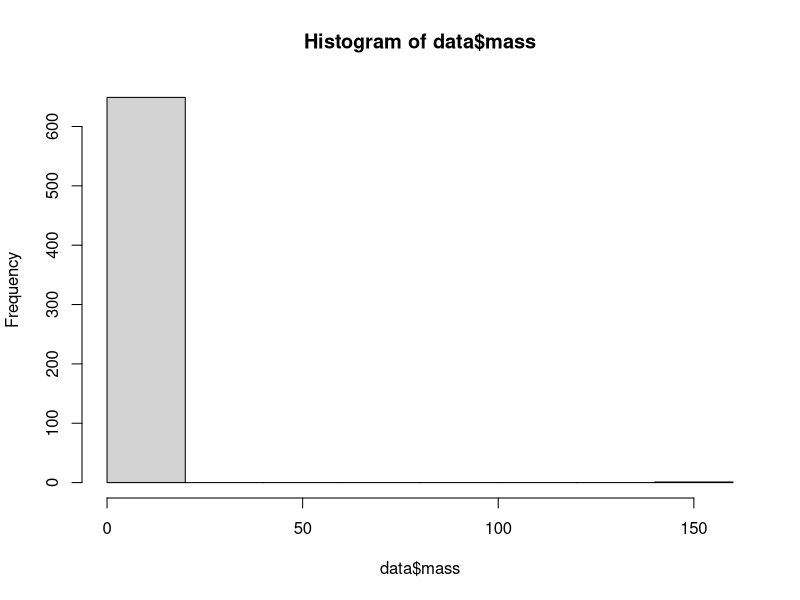
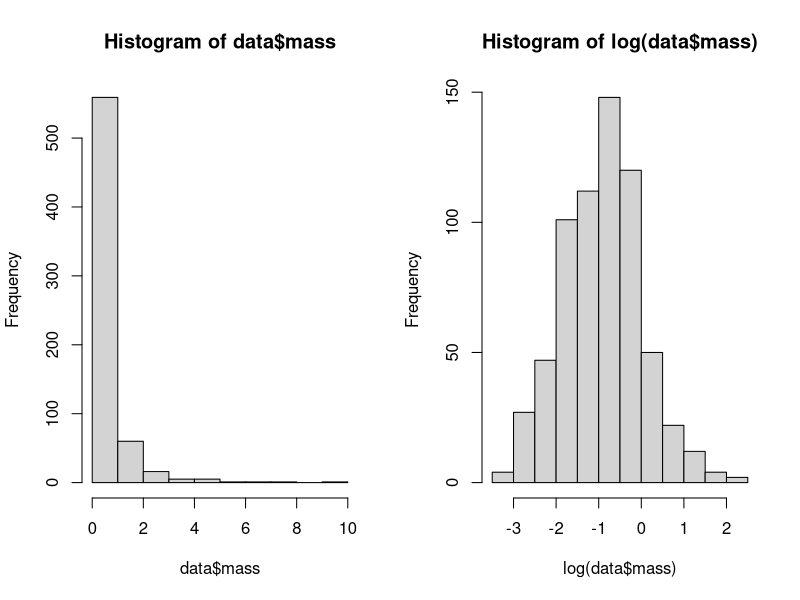
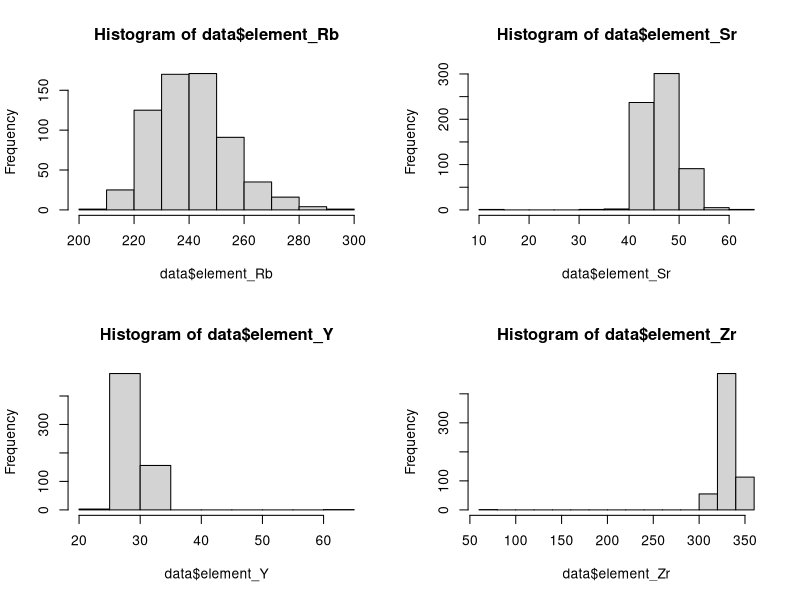
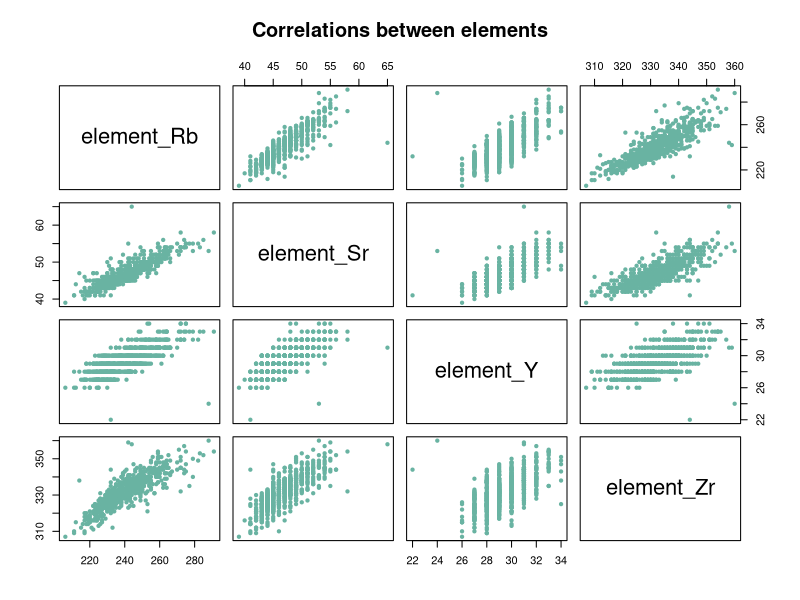

Reproduce these figures in R, in order. (Note: this script raises an error after producing the figures.)
## ---- chunk 1
library(glmnet)
library(MASS)
library(nlme)
## ---- chunk 2
data <- read.table("data/obsidian_data.txt", header = TRUE, sep = ",")
summary(data)
## ---- chunk 3
data[which(data$ID == "288275.002bh"), ]
data <- data[-33,]
## ---- chunk 4
hist(data$mass)
data[which(data$mass >= 10), ]
data <- data[-464,]
## ---- chunk 5
par(mfrow=c(1,2))
hist(data$mass)
hist(log(data$mass))

data$mass <- log(data$mass)
## ---- chunk 6
blade_type = c(
  "Blade", 
  "Distal end of prismatic blade?",
  "Blades",
  "Retouched blades",
  "Retouched Blade",
  "blade",
  "Retouched Blades"
)
flake_type = c(
  "Flake (listed as)",
  "flake",
  "Flake",
  "Used flake",
  "Flakes"
)
core_type = c(
  "Core fragment?",
  "Core fragment",
  "Fragment (from core?)",
  "Core",
  "Cores and frags",
  "core",
  "Cores and fragments",
  "Core/Fragment"
)

blade_data = data[which(data$type %in% blade_type),]
flake_data = data[which(data$type %in% flake_type),]
core_data = data[which(data$type %in% core_type),]

blade_data$type = "Blade"
flake_data$type = "Flake"
core_data$type = "Core"

data = rbind(blade_data, flake_data, core_data)
## ---- chunk 7
data <- data[-which(data$site == "Ali Kosh/Chaga Sefid" | data$site == "Hulailan Tepe Guran"), ]
## ---- chunk 8
par(mfrow=c(2,2))
hist(data$element_Rb)
hist(data$element_Sr)
hist(data$element_Y)
hist(data$element_Zr)
## ---- chunk 9
data[which(data$element_Zr<100 | data$element_Y>50 | data$element_Sr<20), ]
data <- data[-which(data$element_Zr<100 | data$element_Y>50 | data$element_Sr<20), ]
## ---- chunk 10
data <- data[complete.cases(data[, c('mass', 'type')]), ]
## ---- chunk 11
cat_covs = 3:4
cts_covs = 5:8

for (i in cat_covs) {
  data[, i] = as.factor(data[, i])
}

summary(data)
## ---- chunk 12
cor(data[, cts_covs])
plot(data[, cts_covs], pch=20 , cex=1.0 , col="#69b3a2", main="Correlations between elements")

# condition number
cts_matrix = data.matrix(data[,cts_covs])
eigenvals = eigen(t(cts_matrix) %*% cts_matrix)
sqrt(eigenvals$val[1]/eigenvals$val)
## ---- chunk 13
# R-squared onto covariates
r_squared = rep(0,length(cts_covs))
for (i in 1:length(cts_covs)) {
  formula_string = paste(colnames(data)[cts_covs[i]], "~", paste(colnames(data)[cts_covs][-i], collapse="+"))
  model = lm(formula = formula_string, data=data)
  r_squared[i] = summary(model)$r.squared
}
r_squared
## ---- chunk 14
set.seed(2)

train_idx = sample(1:(dim(data)[1]), size=0.7*dim(data)[1])
train = data[train_idx,]
not_train = data[-train_idx,]
validate_idx = sample(1:(dim(not_train)[1]), size=0.5*dim(not_train)[1])
val = not_train[-validate_idx, ]
test = not_train[validate_idx,]
## ---- chunk 15
model0 = lm(formula = mass ~ element_Sr + element_Y + element_Rb + element_Zr + type + site, data=train)
anova(model0)

model0 = lm(formula = mass ~ element_Sr + element_Y + element_Rb + element_Zr + site + type, data=train)
anova(model0)
summary(model0)
## ---- chunk 16
plot_diagnostics <- function(model, data, dim_fig) {
  covs = attr(model$terms , "term.labels")
  par(mfrow=dim_fig)
  for (i in 1:length(covs)) {
    plot.default(data[, covs[i]], 
                 model$residuals, 
                 main=paste(covs[i], "vs. Residuals"), 
                 xlab=covs[i],
                 type="p")
  }
}

plot_model <- function(model) {
  par(mfrow=c(2,2))
  plot(model)
}
## ---- chunk 17
plot_diagnostics(model0, train, c(6,2))
## ---- chunk 18
par(mfrow=c(2,2))
plot(model0)
## ---- chunk 19
# leverage
X = model.matrix(model0)
lev = diag(X%*%solve(t(X)%*%X,t(X)))

par(mfrow=c(3,1))
plot(model0$fit, model0$residuals, cex=10*lev,
     xlab="Fitted values",
     ylab="Residuals",
     main="Residuals plot with leverage scores")
plot(train[,"element_Sr"], model0$residuals, cex=10*lev,
     xlab="element_Sr",
     ylab="Residuals")
plot(train[,"element_Y"], model0$residuals, cex=10*lev,
     xlab="element_Y",
     ylab="Residuals")

i1 = which.max(train[, "element_Sr"])
## ---- chunk 20
# outliers

n=dim(train)[1]
df=summary(model0)$df[1]
print(paste0('Max studentized residual: ',max(abs(studres(model0)))))
tval = qt(1-0.05/2/n,df)
print(paste0('Bonferroni-adjusted threshold: ',tval))
## ---- chunk 21
model0_without_i1 = lm(formula = mass ~ element_Sr + element_Y + element_Rb + element_Zr + type + site, data=train[-i1,])

plot(model0$fitted.values[-i1], model0_without_i1$fitted.values,
     xlab="Fitted values w/ point",
     ylab="Fitted values w/o point",
     main="Model with point vs. Model without point")
abline(0,1, col=2)
legend("topleft", c("Identity line"), col=2, lty=1)
cor(model0$fitted.values[-i1], model0_without_i1$fitted.values)
## ---- chunk 22
step(lm(mass ~ 1, data=train), direction='forward', scope=formula(model0), trace=0, k=log(dim(train)[1]))
## ---- chunk 23
Rsq_changes = rep(summary(model0)$r.squared, length(cts_covs))

for (i in 1:length(cts_covs)) {
  formula_string = paste("mass ~ type + site + ", colnames(train)[cts_covs[i]])
  model = lm(formula = formula_string, data=train)
  Rsq_changes[i] = Rsq_changes[i] - summary(model)$r.squared
}

Rsq_changes
## ---- chunk 24
model1 = lm(mass ~ type + site + element_Rb, data=train)
summary(model1)
plot_diagnostics(model1, train, c(3,1))
plot_model(model1)
## ---- chunk 25
mc_validation = function(trials, ratio, formula, data) {
  n = dim(data)[1]
  error = rep(0, trials)
  for (i in 1:trials) {
    
    training_idx = sample(1:n, size = round(ratio * n), replace = FALSE)
    training = data[training_idx, ]
    validation = data[-training_idx, ]
    
    model = lm(formula = formula, data=training)
    predictions = predict(model, validation)
    error[i] = sum((validation[, "mass"] - predictions)^2) / dim(validation)[1]
  } 
  
  return(sum(error) / trials)
}

paste("Validation Error (big model):", mc_validation(500, 0.8, formula(model0), train))
paste("Validation Error (small model):", mc_validation(500, 0.8, formula(model1), train))
## ---- chunk 26
bootstrap = function(trials, data, formula, coef) {
  n = dim(data)[1]
  beta_boot = rep(0, trials)
  SEbeta_boot = rep(0, trials)
  for (i in 1:trials){
    boot_sample = sample(n, n, replace=TRUE)
    model_boot = lm(formula=formula, data=data[boot_sample,])
    beta_boot[i] = model_boot$coefficients[coef]
    SEbeta_boot[i] = summary(model_boot)$coefficients[coef,2]
  }
  
  return(list("boot"=beta_boot, "SEboot"=SEbeta_boot))
}

hist_bootstrap = function(trials, data, model, fig_dim) {
  model_coefs = rownames(coef(summary(model)))[-1]
  
  par(mfrow=fig_dim, mar=c(1,1,3,1))
  for (i in 1:length(model_coefs)) {
    boot = bootstrap(trials, data, formula(model), model_coefs[i])
    hist(boot$boot, main = paste("Empirical SE(", model_coefs[i], "): ", round(sd(boot$boot), 3)))
    hist(boot$SEboot, main=paste("Mean Theo SE(", model_coefs[i], "):", round(mean(boot$SEboot), 3)))
  }
}

hist_bootstrap(100, train, model0, c(7,2))
hist_bootstrap(100, train, model1, c(4,2))
## ---- chunk 27
predictions = predict(model1, test)
error = sum(predictions - test$mass)^2 / dim(test)[1]

cis = predict(model1, test, interval = "predict", level = 0.95)
upper = cis[, 2]
lower = cis[, 3]
plot(predictions, test$mass, ylab="True Value", xlab="Prediction", main="Model Prediction Accuracy")
abline(0,1, col=8)
polygon(x= predictions, y = upper, col = "blue",border = NA)
polygon(x= predictions, y = lower, col = "blue", border = NA)
legend("topright", c("95% prediction interval"), lty=1, col="blue")
## ---- chunk 28
# leverage
X = model.matrix(model1)
lev = diag(X%*%solve(t(X)%*%X,t(X)))

par(mfrow=c(3,1))
plot(model1$fit, model1$residuals, cex=10*lev)
plot(train[,"element_Sr"], model1$residuals, cex=10*lev)
plot(train[,"element_Y"], model1$residuals, cex=10*lev)
## ---- chunk 29
# outliers
n=dim(train)[1]
df=summary(model1)$df[1]
print(paste0('Max studentized residual: ',max(abs(studres(model1)))))
tval = qt(1-0.05/2/n,df)
print(paste0('Bonferroni-adjusted threshold: ',tval))

par(mfrow=c(1,2))
plot(model1$fitted.values, model1$residuals,col="white")
text(model1$fitted.values, model1$residuals, as.character(1:dim(train)[1]))
plot(train[, "element_Rb"], model1$residuals, col="white")
text(train[, "element_Rb"], model1$residuals, as.character(1:dim(train)[1]))

## ---- chunk 30
remove_idx = c(193, 433)
model_temp = lm(formula = mass ~ element_Rb + type + site, data=train[-remove_idx,])

summary(model_temp)
## ---- chunk 31
plot(model1$fitted.values[-remove_idx], model_temp$fitted.values)
abline(0,1, col=2)
cor(model1$fitted.values[-remove_idx], model_temp$fitted.values)
## ---- chunk 32
mc_validation_lasso = function(trials, ratio, lambdas, data) {
  n = dim(data)[1]
  errors = rep(0, length(lambdas))
  
  for (i in 1:trials) {
    training_idx = sample(1:n, size = round(ratio * n), replace = FALSE)
    training = data[training_idx, ]
    validation = data[-training_idx, ]

    training_matrix = model.matrix(mass ~ type + site + element_Rb + element_Sr + element_Y + element_Zr, data=training)
    validation_matrix = model.matrix(mass ~ type + site + element_Rb + element_Sr + element_Y + element_Zr, data=validation)
    
    model = glmnet(x = training_matrix, y = training[, 2], lambda = lambdas)
    betahat = rbind(model$a0,as.matrix(model$beta, nrow=8, ncol=length(lambdas)))[-2,]
    predictions = validation_matrix %*% betahat
    true_value = matrix(validation[, 2], nrow = length(validation[, 2]), ncol = length(lambdas), byrow=FALSE)
    differences = predictions - true_value
    errors = errors + sqrt(colSums(differences^2))
  } 
  
  return(rev(errors / trials))
}

lambdas = seq(0, 5, 0.01)
trials = 100
training_test_ratio = 0.8

plot(lambdas, mc_validation_lasso(trials, training_test_ratio, lambdas, train), 
     type='l',
     main = "Validation Error vs. Penalty",
     xlab = "Penalty",
     ylab = "Validation Error")
## ---- chunk 33
model3 = gls(model=mass ~ type + site + element_Rb, data=train, weight = varConstPower(1, form = ~ element_Rb))
fitted_sigma = (exp(model3$mod[[1]][[1]]) + (train[, "element_Rb"])^model3$mod[[1]][[2]])
plot(train[,"element_Rb"], model3$resid /(fitted_sigma), main="Residual plot of WLS")
